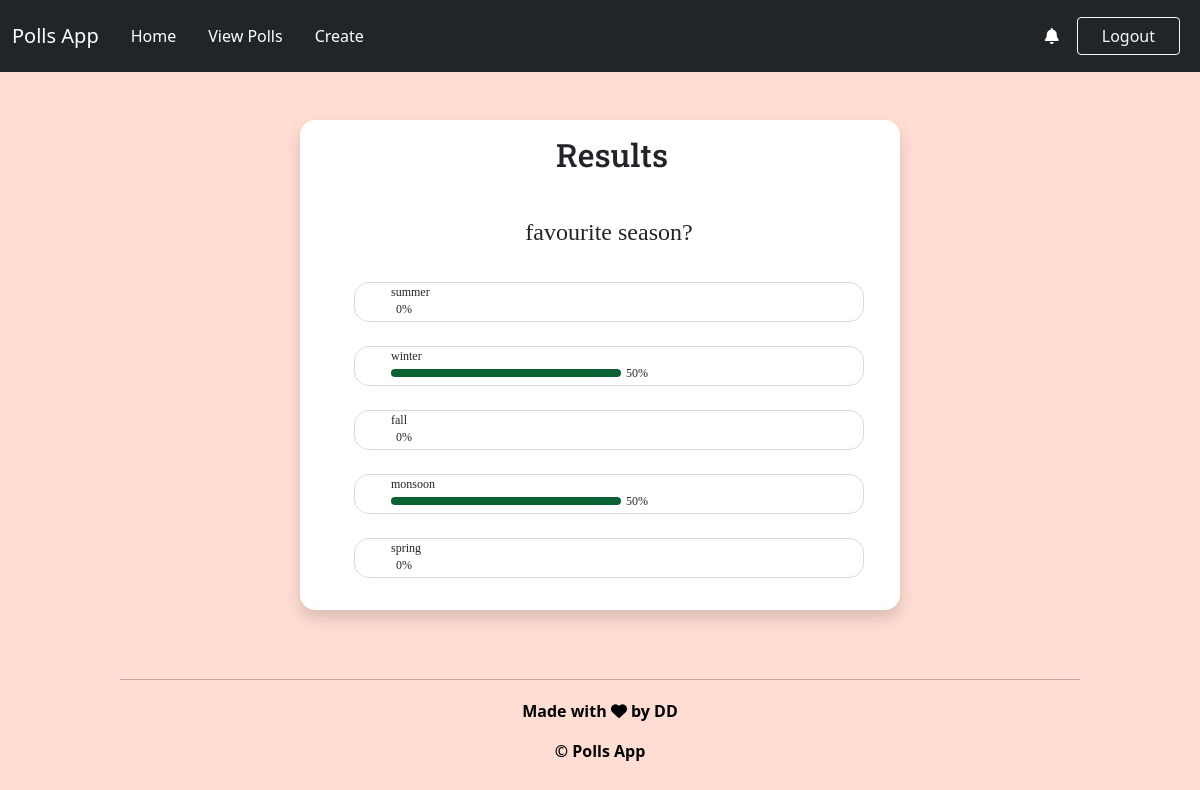
The page /newpoll/result/4 on the database as committed earlier.
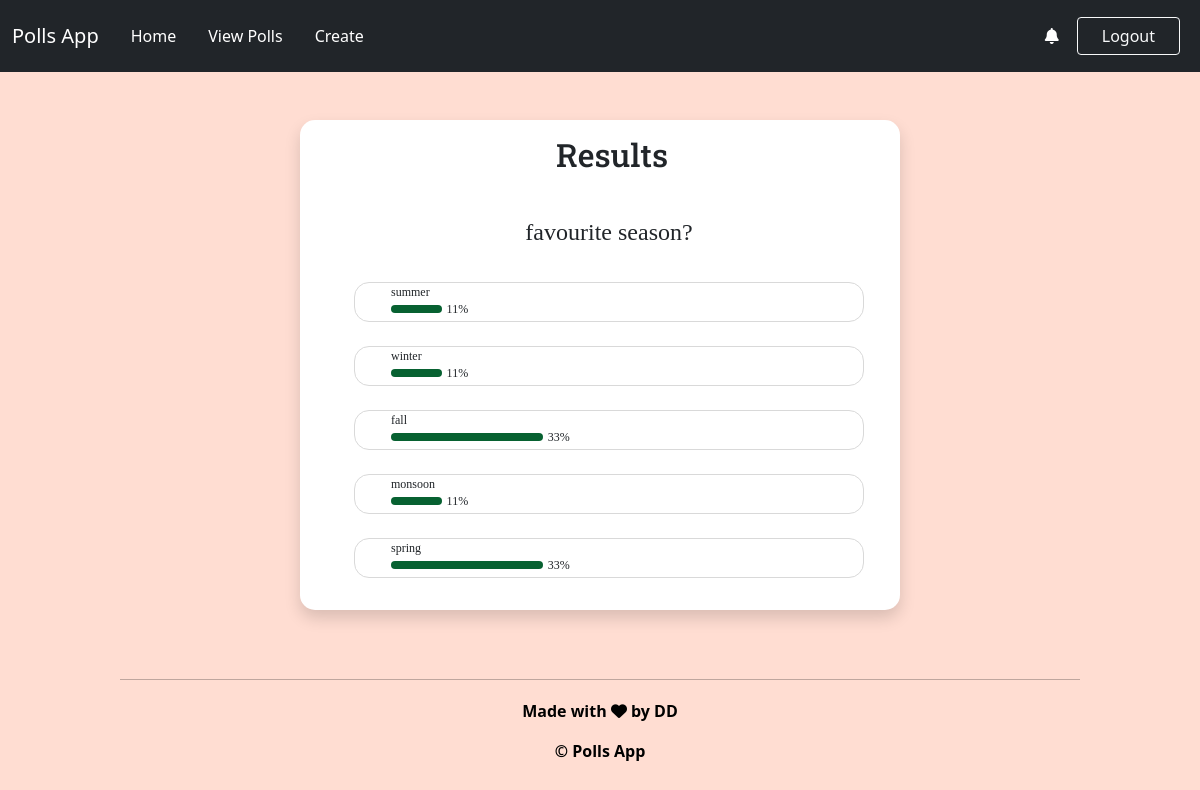
The same page on the database as committed later.
### newpoll/models.py (models this page shows)
class Choice(models.Model):
    question = models.ForeignKey(Question, on_delete=models.CASCADE)
    choice_text = models.TextField()
    votes = models.IntegerField(default=0)

### newpoll/views.py (the view)
# urls.py: path('result/<int:pk>',views.result,name = "result"),
def result(request, pk):
    question = Question.objects.get(id=pk)
    choices = Choice.objects.all().filter(question=question)
    choice_list = []
    total = 0
    for cho in choices:
        total = total + cho.votes;
    if total==0:
        total = 1
    for cho in choices:
        choice_list.append(
        {
            "choice":cho,
            "percen":int(cho.votes/total * 100),
        })
    context = {
        "question":question,
        "choice_list":choice_list,
    }
    return render(request,'result.html',context)

### newpoll/templates/result.html (shortened to what this page needs)
{% load static %}
<link href="https://cdn.jsdelivr.net/npm/bootstrap@5.0.2/dist/css/bootstrap.min.css" rel="stylesheet">
<link rel="stylesheet" href="{% static 'result.css' %}">
<link
  rel="stylesheet"
  href="https://cdnjs.cloudflare.com/ajax/libs/font-awesome/6.2.0/css/all.min.css"
/>
<div class="navbar navbar-expand-lg  navbar-dark bg-dark sticky-top">
    <div class="container-fluid">
        <a href="" class="navbar-brand">Polls App</a>
        <div class="collapse navbar-collapse" id="navbarSupportedContent">
            <ul class="navbar-nav me-auto mb-2 mb-lg-0">
                <li class="nav-item">
                    <a class="nav-link active p-2 m-2" aria-current="page" href="../home">Home</a>
                </li>
                <li class="nav-item">
                    <a class="nav-link active p-2 m-2" aria-current="page" href="../profile">View Polls</a>
                </li>
                <li class="nav-item">
                    <a class="nav-link active p-2 m-2" aria-current="page" href="../create">Create</a>
                </li>
            </ul>
            <a href="../sharedpoll" ><i class="fa-solid fa-bell" style="color:white; margin-right:10px;"></i>
            </a>
            <a href="/newpoll/logout" class="login-link">
                <button class="btn btn-outline-light px-4 m-2">Logout</button>
            </a>
        </div>
    </div>
</div>
<div class="container-fluid d-flex justify-content-center align-items-center">
    <div class="container-fluid mt-5 shadow content-main" style="width:50vw;border-radius: 15px;">
        <div class="conrainer-fluid heading-main">
            <h2>Results</h2>
        </div>
        <div class="container-fluid d-flex content">
            <div class="name">
                <div>{{question.question}}</div>
            </div>
            {%for choice in choice_list%}
                <div class="choices" style="padding-left: 3vw;font-family: 'sans-sherif';font-size: 1.5vmin;margin-bottom: 1vh;">
                    <div class="text">
                        {{choice.choice.choice_text}}
                    </div>
                    <div class="container wrapper">
                        <div class="progress-bar prog" role="progressbar" style="height:1vh;border-radius:15px;width: {{choice.percen}}%;" aria-valuenow="25" aria-valuemin="0" aria-valuemax="100">
                        </div>
                        <div class="info">
                            {{choice.percen}}%
                        </div>
                    </div>
                </div>
            {%endfor%}
        </div>
    </div>
</div>
<footer class="footer">
    <hr width="80%" style="margin: 1% auto;" />
    <div class="footerlasr">
      <div class="footer-copyright">
        <p id="credits">Made with <i class="fa fa-heart" aria-hidden="true"></i> by DD</p>
      </div>
    </footer>
    <footer class="beech">
      <p>© Polls App</p>
  </footer>

Rows that differ between the two databases and show on the page:
changed Choice "summer": percen "0" → "11"
computed for Choice "winter": {{ choice.percen }} 50 → 11 (drawn); percen "50" → "11"
changed Choice "fall": percen "0" → "33"
computed for Choice "monsoon": {{ choice.percen }} 50 → 11 (drawn); percen "50" → "11"
changed Choice "spring": percen "0" → "33"
